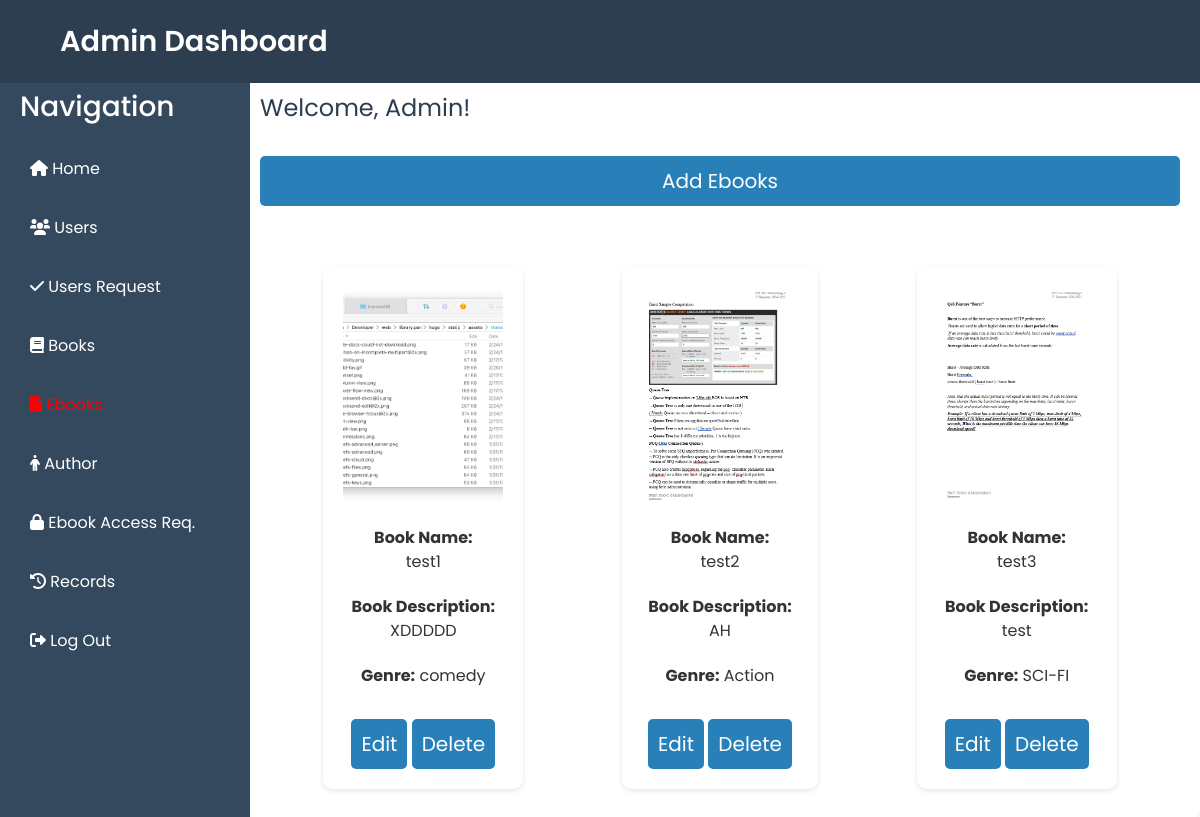
/php/ebooks.php, run on the app's committed database.
### tables this page shows
CREATE TABLE `tb_ebooks` (
  `ebook_id` int(11) NOT NULL,
  `ebook_tittle` varchar(255) DEFAULT NULL,
  `ebook_description` text DEFAULT NULL,
  `eGenre` varchar(255) DEFAULT NULL,
  `author_id` int(11) DEFAULT NULL,
  `published_date` date DEFAULT NULL,
  `ebook_filepath` varchar(255) NOT NULL,
  `ebook_cover` varchar(255) NOT NULL
);

### php/ebooks.php (the view, shortened to what this page needs)
<?php
include 'con.php';
?>
<!DOCTYPE html>
<html lang="en">
<head>
  <link href="../bootstrap.min.css" rel="stylesheet">
  <link rel="stylesheet" href="https://cdnjs.cloudflare.com/ajax/libs/font-awesome/6.0.0-beta3/css/all.min.css">
</head>
<body>
<header>
  <div class="logo">Admin Dashboard</div>
</header>
<div class="sidebar">
  <h3>Navigation</h3>
  <a href="../php/admin.php"><i class="fas fa-home"></i> Home</a>
  <a href="user.php"><i class="fas fa-users"></i> Users</a>
  <a href="userapp.php" ><i class="fas fa-check"></i> Users Request</a>
  <a href="../php/books.php" ><i class="fas fa-book"></i> Books</a>
  <a href="../php/ebooks.php" class="navBook"><i class="fas fa-file"></i> Ebooks</a>
  <a href="../php/author.php" ><i class="fas fa-person"></i> Author</a>
  <a href="../php/access.php"><i class="fas fa-lock"></i> Ebook Access Req.</a>
  <a href="../php/record.php"><i class="fas fa-history"></i> Records</a>
  <a href="../index.html"><i class="fas fa-sign-out-alt"></i> Log Out</a>
</div>
<?php
$stmt = $conn->prepare("SELECT * FROM tb_ebooks");
$stmt->execute();
$data = $stmt->fetchAll();
?>
<div class="main">
  <div class="welcome">Welcome, Admin!</div>
  <div class="add">
    <a href="../php/addebook.php">Add Ebooks</a>
  </div>
  <div class="books">
    <?php foreach ($data as $user) { ?>
      <div class="book-detail1">
        <img src="<?php echo $user['ebook_cover']; ?>" alt="Book Image">
        <p><b>Book Name:</b><br> <?php echo htmlspecialchars($user['ebook_tittle']); ?></p>
        <p><b>Book Description:</b><br> <?php echo htmlspecialchars($user['ebook_description']); ?></p>
        <p><b>Genre:</b> <?php echo htmlspecialchars($user['eGenre']); ?></p>
        <div class="op">
          <a href="editebook.php?id=<?php echo $user['ebook_id']; ?>">Edit</a>
          <a href="deleteebook.php?id=<?php echo $user['ebook_id']; ?>">Delete</a>
        </div>
      </div>
    <?php } ?>
  </div>
</div>
</body>
</html>

### php/ebooks.php (style rules this page uses)
* { margin: 0; padding: 0; box-sizing: border-box; font-family: 'Poppins', sans-serif; }
body { background-image: url(../img/ah.PNG); background-repeat: no-repeat; background-size: cover; color: #333; display: flex; min-height: 100vh; }
header { background-color: #2c3e50; padding: 20px 5%; color: #fff; display: flex; justify-content: space-between; align-items: center; position: fixed; width: 100%; z-index: 1000; }
header .logo { font-size: 1.8rem; font-weight: 600; }
.sidebar { width: 250px; background-color: #34495e; color: #fff; position: fixed; top: 70px; bottom: 0; padding: 20px; display: flex; flex-direction: column; gap: 15px; }
.sidebar a { color: #fff; text-decoration: none; padding: 10px; border-radius: 5px; transition: background 0.3s; }
.books { display: grid; grid-template-columns: repeat(auto-fit, minmax(220px, 1fr)); gap: 10px; padding: 20px; margin-top: 30px; }
.book-detail1 { max-width: 200px; margin: 10px auto; background-color: rgba(255, 255, 255, 0.9); padding: 20px; border-radius: 10px; text-align: center; transition: transform 0.2s, box-shadow 0.2s; display: flex; flex-direction: column; justify-content: space-between; height: 100%; box-shadow: 0 2px 5px rgba(0, 0, 0, 0.1); }
.book-detail1 img { width: 100%; height: 220px; object-fit: cover; border-radius: 10px; display: block; margin-bottom: 15px; }
.op a { font-size: 20px; background-color: #2980b9; text-decoration: none; color: white; padding: 10px; border-radius: 5px; margin-top: 10px; display: inline-block; transition: background-color 0.3s; }
.add { text-align: center; margin-top: 20px; }
.add a { width: 100%; font-size: 20px; background-color: #2980b9; text-decoration: none; color: white; padding: 10px; border-radius: 5px; margin-top: 10px; display: inline-block; transition: background-color 0.3s; }
.main { margin-left: 240px; padding: 20px; flex: 1; background-color: rgba(255, 255, 255, 0.6); border-radius: 10px; box-shadow: 0 0 10px rgba(0, 0, 0, 0.1); margin-top: 70px; }
.welcome { font-size: 1.5rem; margin-bottom: 20px; color: #2c3e50; }
.sidebar .navBook { color: red; }

### data on the page
tb_ebooks: ebook_cover (picture), ebook_tittle "test1", ebook_description "XDDDDD", eGenre "comedy"
tb_ebooks: ebook_cover (picture), ebook_tittle "test2", ebook_description "AH", eGenre "Action"
tb_ebooks: ebook_cover (picture), ebook_tittle "test3", ebook_description "test", eGenre "SCI-FI"
